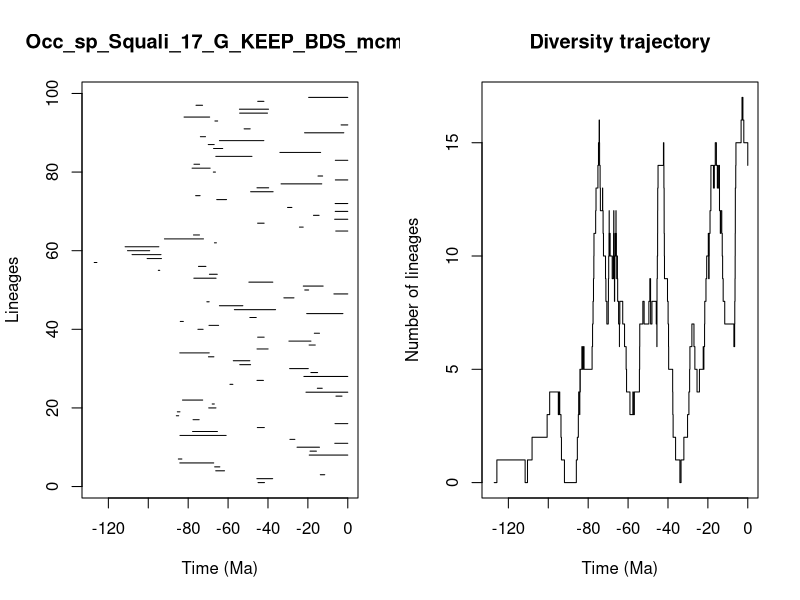

Recreate this plot in R.


pdf(file='../Results/Species/5_MA_bins_EXT_EP_FT/pyrate_mcmc_logs/Occ_sp_Squali_17_G_KEEP_BDS_mcmc_LTT.pdf',width=0.6*20, height=0.6*10)
title = "Occ_sp_Squali_17_G_KEEP_BDS_mcmc"
ts=c(44.97794157642055, 45.57133532189238,13.767363311308952,66.19171504201272,66.72611851965014,84.19497715336259,84.93348621666897,19.323906657109497,18.922572444574726,25.43306997271625,6.514674116344281,29.001134302817434,84.11338759281301,77.79955423319998,45.33866651010121,6.394037591638652,77.5543598375476,85.93429692804177,85.42702937544414,69.70746936315702,67.96097046008865,82.85057612620732,5.930513143123015,20.957374703290533,15.257966908659029,59.05875932334118,45.51306037939747,21.997469283914736,18.496422834896922,29.14783276919581,54.140706105398145,57.387535152577776,69.84449574547864,84.2158855862614,45.491523494406444,19.379726210345567,29.50533746936441,45.17177705779182,16.769663236449574,75.11303496556255,69.56372245323038,83.96234364805906,49.084228963404556,20.59025067112768,56.848821051506974,64.33579232981907,70.63768995509173,32.03735297129212,6.958198186940473,21.56000884961818,22.307891395842375,49.572215659276075,77.15595507370173,69.35622743262537,94.96520216366805,74.83293508900407,127.09484964912825,100.57304850980717,108.12538827324403,110.41128709545133,111.60280893274054,66.83244983194109,91.89534859526613,77.33558085478475,6.0292325312802415,24.23289358302286,45.196755822846,6.580475367642071,17.205879913636842,6.296657419634905,30.186212784319427,6.331074510068698,65.68810679274854,76.24835370549472,48.6959480135696,45.51180674414055,33.4446678865689,6.235214805200744,14.924976921167318,67.38907760140516,78.03796304920148,77.09147229175358,6.248613581609094,66.14574925011928,34.026559814772654,67.2771577687131,69.93321326893933,64.33268078829313,73.88145050643051,21.65926886318731,51.9570960255651,3.3477146205572614,66.59623972770211,82.06520966250962,54.196195188082854,54.313923144561045,76.06993452331949,45.1390959660171,19.613365793686754)
te=c(41.75293846742602, 37.650229183000924,11.54803389083057,61.7690833592418,64.13599849821614,67.19495980532452,83.15867397816439,0.0,15.728113867782744,14.187370305128189,0.0,26.518282428576708,60.97608577707329,65.33919099745826,41.81975748782828,0.0,74.50345184488467,84.7568354778741,84.1231363191479,66.08050344092412,66.895586595815,72.72081860179534,2.8937945836588543,0.0,12.800787050793916,57.600309163776274,42.268996550010776,0.0,15.12379577947697,19.79146507418352,48.721155834059985,49.08581235096979,67.11231210276434,69.44494670471028,39.93692133037631,16.299158919345125,18.47411989902457,41.919140929648904,14.180305928507574,72.52400251562683,64.74800632916086,82.42861599050482,45.88245482124069,2.4392364022506143,36.187335470388206,52.593750944194845,69.48361471764102,26.974140412767294,0.0,19.618550702634685,12.335419080087757,37.57098123273917,66.02360605796358,65.41960327840495,94.25366183321994,71.11550639283715,125.75993107935214,93.39836133433843,93.63129062019783,99.29542446020592,94.70296356460183,65.85527008362804,72.33337359302807,74.34161540603802,0.0,22.34400982369896,41.92962567013856,0.0,14.375696492812258,0.0,28.016077956192422,0.0,60.75917827955938,74.01810126498026,37.42057049797119,39.65831491606968,13.038357009981327,0.0,12.610247990951274,66.34110716480815,68.9875740293535,74.2809488968454,0.0,48.03544852860213,13.607583850189862,62.684724890440506,66.95867338450402,42.07568497511324,71.31128473342463,1.9895210866630584,48.9188393925892,0.0,65.21700030654722,69.23283132330992,40.23952137546598,39.72041149723102,72.79535421292381,42.038853555326746,0.0)
div_traj=c(0, 1,0,1,2,3,4,3,4,3,2,1,0,1,2,3,4,3,4,5,4,5,6,5,6,5,6,7,8,9,10,11,12,13,14,15,16,15,14,13,12,13,12,11,10,9,8,7,8,9,10,11,12,11,10,11,10,9,10,11,12,11,10,9,8,9,10,11,10,11,12,11,10,9,10,9,8,7,6,7,8,7,6,5,4,3,4,3,4,5,6,7,8,7,8,9,8,9,8,7,8,7,6,7,8,9,10,11,12,13,14,15,14,13,12,11,10,9,8,7,6,5,4,3,2,1,0,1,2,3,4,5,6,7,6,5,4,5,6,5,6,7,8,9,10,11,10,9,10,11,12,13,14,13,14,15,14,13,14,13,14,13,12,11,12,11,10,9,8,7,6,7,8,9,10,11,12,13,14,15,16,17,16,15,14)
time_events=c(127.09484964912825, 125.75993107935214,111.60280893274054,110.41128709545133,108.12538827324403,100.57304850980717,99.29542446020592,94.96520216366805,94.70296356460183,94.25366183321994,93.63129062019783,93.39836133433843,91.89534859526613,85.93429692804177,85.42702937544414,84.93348621666897,84.7568354778741,84.2158855862614,84.19497715336259,84.1231363191479,84.11338759281301,83.96234364805906,83.15867397816439,82.85057612620732,82.42861599050482,82.06520966250962,78.03796304920148,77.79955423319998,77.5543598375476,77.33558085478475,77.15595507370173,77.09147229175358,76.24835370549472,76.06993452331949,75.11303496556255,74.83293508900407,74.50345184488467,74.34161540603802,74.2809488968454,74.01810126498026,73.88145050643051,72.79535421292381,72.72081860179534,72.52400251562683,72.33337359302807,71.31128473342463,71.11550639283715,70.63768995509173,69.93321326893933,69.84449574547864,69.70746936315702,69.56372245323038,69.48361471764102,69.44494670471028,69.35622743262537,69.23283132330992,68.9875740293535,67.96097046008865,67.38907760140516,67.2771577687131,67.19495980532452,67.11231210276434,66.95867338450402,66.895586595815,66.83244983194109,66.72611851965014,66.59623972770211,66.34110716480815,66.19171504201272,66.14574925011928,66.08050344092412,66.02360605796358,65.85527008362804,65.68810679274854,65.41960327840495,65.33919099745826,65.21700030654722,64.74800632916086,64.33579232981907,64.33268078829313,64.13599849821614,62.684724890440506,61.7690833592418,60.97608577707329,60.75917827955938,59.05875932334118,57.600309163776274,57.387535152577776,56.848821051506974,54.313923144561045,54.196195188082854,54.140706105398145,52.593750944194845,51.9570960255651,49.572215659276075,49.08581235096979,49.084228963404556,48.9188393925892,48.721155834059985,48.6959480135696,48.03544852860213,45.88245482124069,45.57133532189238,45.51306037939747,45.51180674414055,45.491523494406444,45.33866651010121,45.196755822846,45.17177705779182,45.1390959660171,44.97794157642055,42.268996550010776,42.07568497511324,42.038853555326746,41.92962567013856,41.919140929648904,41.81975748782828,41.75293846742602,40.23952137546598,39.93692133037631,39.72041149723102,39.65831491606968,37.650229183000924,37.57098123273917,37.42057049797119,36.187335470388206,34.026559814772654,33.4446678865689,32.03735297129212,30.186212784319427,29.50533746936441,29.14783276919581,29.001134302817434,28.016077956192422,26.974140412767294,26.518282428576708,25.43306997271625,24.23289358302286,22.34400982369896,22.307891395842375,21.997469283914736,21.65926886318731,21.56000884961818,20.957374703290533,20.59025067112768,19.79146507418352,19.618550702634685,19.613365793686754,19.379726210345567,19.323906657109497,18.922572444574726,18.496422834896922,18.47411989902457,17.205879913636842,16.769663236449574,16.299158919345125,15.728113867782744,15.257966908659029,15.12379577947697,14.924976921167318,14.375696492812258,14.187370305128189,14.180305928507574,13.767363311308952,13.607583850189862,13.038357009981327,12.800787050793916,12.610247990951274,12.335419080087757,11.54803389083057,6.958198186940473,6.580475367642071,6.514674116344281,6.394037591638652,6.331074510068698,6.296657419634905,6.248613581609094,6.235214805200744,6.0292325312802415,5.930513143123015,3.3477146205572614,2.8937945836588543,2.4392364022506143,1.9895210866630584,0.0)
                par(mfrow=c(1,2))
                L = length(ts)
                plot(ts, 1:L , xlim=c(-max(ts)-1,0), pch=20, type="n", main=title,xlab="Time (Ma)",ylab="Lineages")
                for (i in 1:L){segments(x0=-te[i],y0=i,x1=-ts[i],y1=i)}    
                t = -time_events
                plot(div_traj ~ t,type="s", main = "Diversity trajectory",xlab="Time (Ma)",ylab="Number of lineages",xlim=c(-max(ts)-1,0))
                abline(v=c(65,200,251,367,445),lty=2,col="gray")
                
